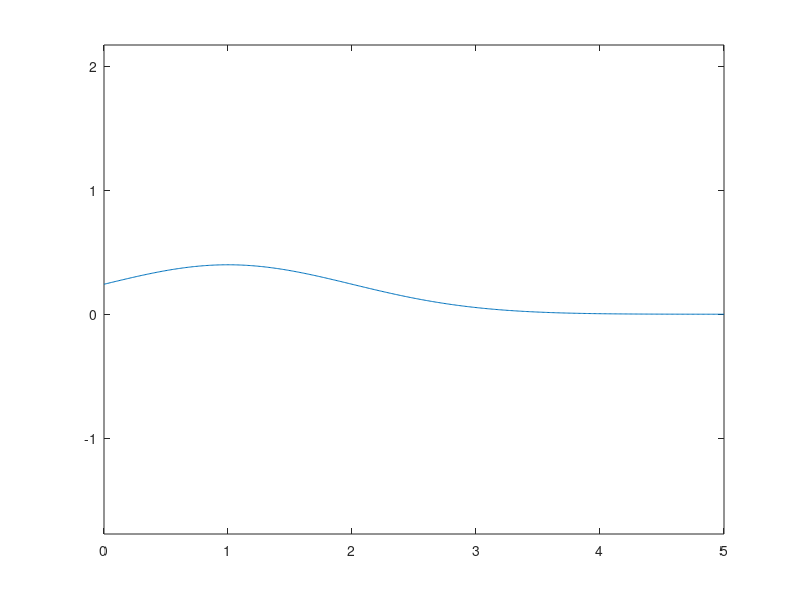
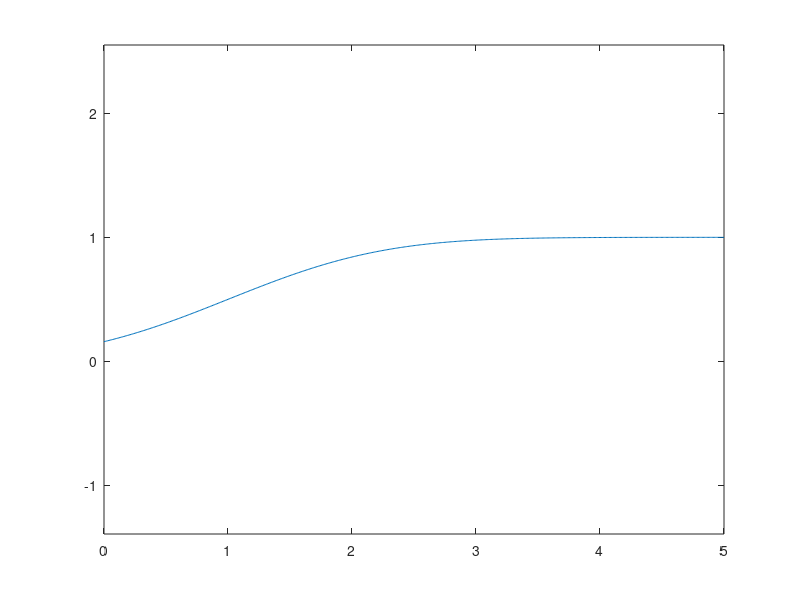
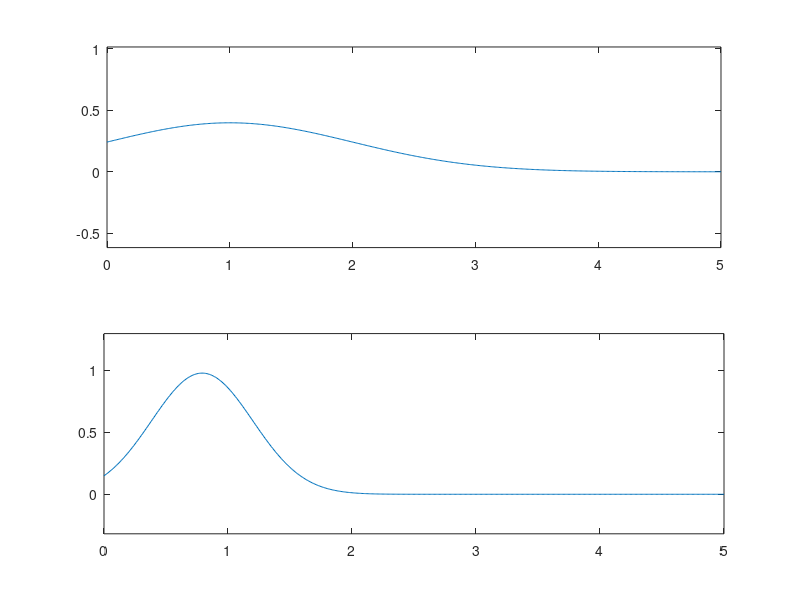
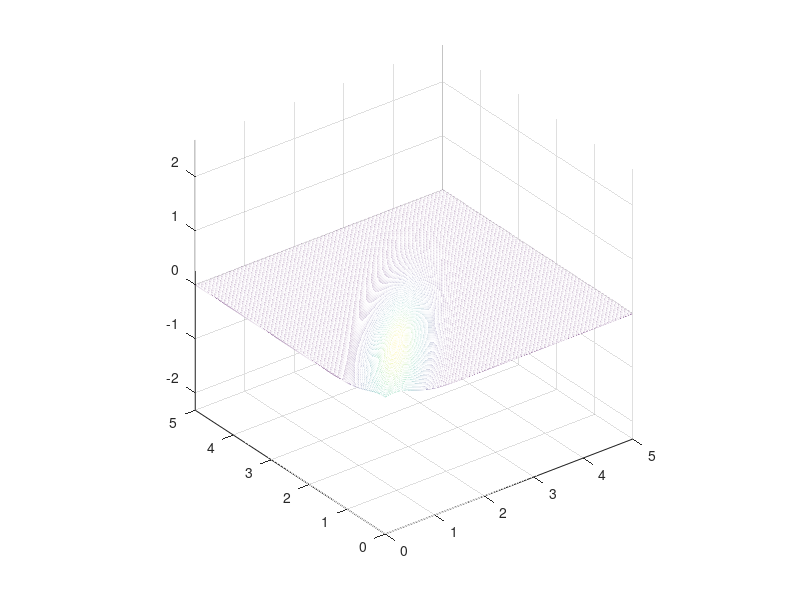

MATLAB code to generate these figures, in order:
clc
close all
%%% part a %%%
X=(0:0.01:5);
Y=normpdf(X,1,1);
plot(X,Y)
axis equal
figure

%%% part b %%%
Y1=normcdf(X,1,1);
plot(X,Y1)
axis equal
figure

%%% part c %%%
z = 0.75;
fun = @ (x) normpdf(x,1,1).*normpdf(z,x,0.2^0.5);
p_z = integral(fun,-Inf,Inf);
p_xgivenz=normpdf(X,1,1).*normpdf(0.75,X,0.2^0.5)/p_z;
subplot(2,1,1)
plot(X,Y)
axis equal


subplot(2,1,2)
plot(X,p_xgivenz)
axis equal

figure

%%% part e %%%
[x,z]=meshgrid(0:0.01:5);
mesh(x,z,normpdf(x,1,1).*normpdf(z,x,0.2^0.5))
axis equal
